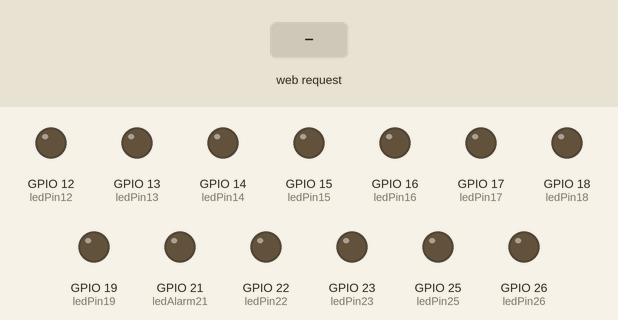
Simulated run of this sketch. Board: ESP32. On the bench: output pins drawn as LEDs (lit = HIGH). The inputs (shaded band) are chosen by the test bench. WiFi joins after 1.5 s; servers stay silent unless stated; what the sketch prints to the serial monitor is not drawn.

Above: at 7.7 s.
7.8 s: HTTP request GET /?LED16=on received
At 9.0 s:
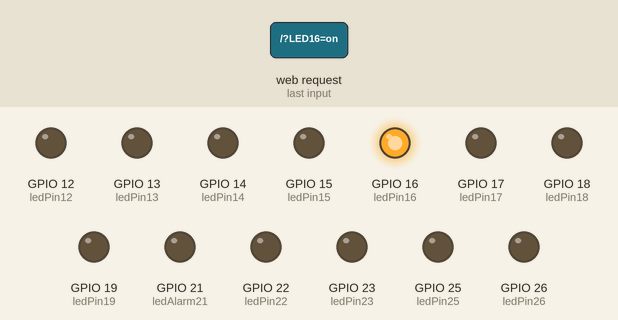
9.3 s: HTTP request GET /?LED17=on received
At 10.3 s:
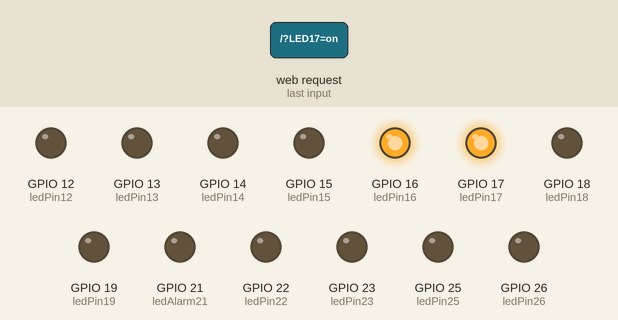
10.8 s: HTTP request GET /?LED16=off received
At 11.4 s:
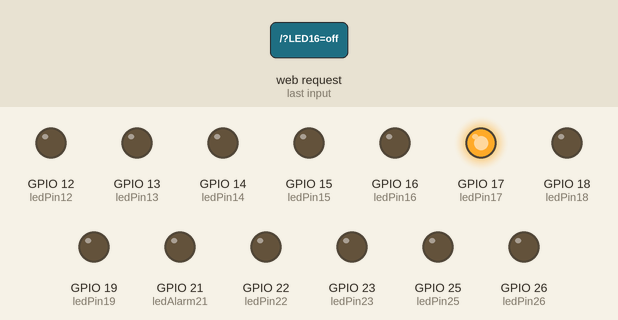
12.3 s: HTTP request GET /?LED18=on received
At 13.5 s:
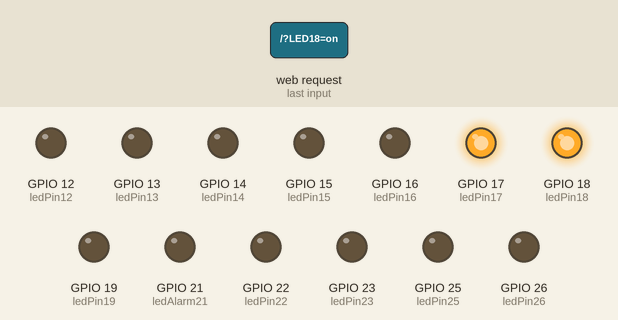
13.8 s: HTTP request GET /?LED17=off received
At 14.9 s:
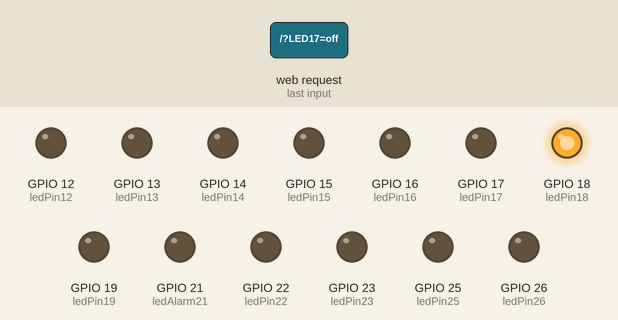
15.3 s: HTTP request GET /?LED18=off received
At 16.0 s:
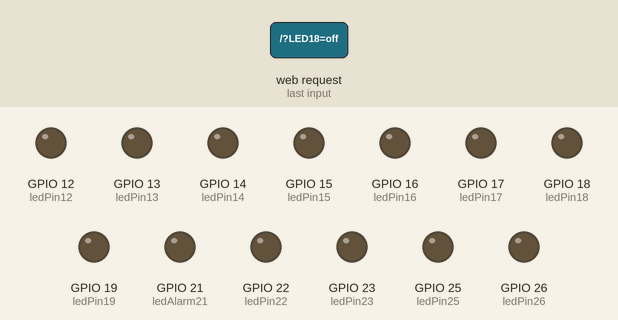
Timing chart, 0 to 17.8 s (numbered marks = the images above; inputs shaded):
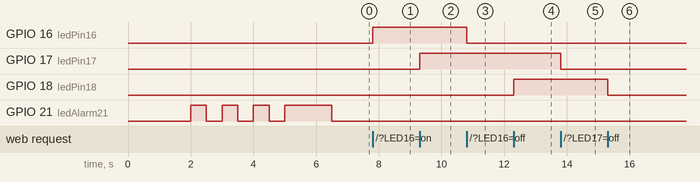

The sketch:

FIX_FINAL.ino
```cpp
#include <WiFi.h>
#include <WebServer.h>

// Network credentials
const char* ssid = "premium";
const char* password = "edupremium";

// Web server running on port 80
WebServer server(80);

// Variables to store the current LED states
String statePin16 = "off";
String statePin17 = "off";
String statePin18 = "off";
String statePin19 = "off";
String statePin12 = "off";
String statePin13 = "off";
String statePin14 = "off";
String statePin15 = "off";
String statePin22 = "off";
String statePin23 = "off";
String statePin25 = "off";
String statePin26 = "off";

// Output variables to GPIO pins
const int ledPin16 = 16;
const int ledPin17 = 17;
const int ledPin18 = 18;
const int ledPin19 = 19;
const int ledPin12 = 12;
const int ledPin13 = 13;
const int ledPin14 = 14;
const int ledPin15 = 15;
const int ledPin22 = 22;
const int ledPin23 = 23;
const int ledPin25 = 25;
const int ledPin26 = 26;
const int ledAlarm21 = 21;

void handleRoot() {
  // Handle the GPIO states for each pin
  if (server.arg("LED16") == "on") {
    statePin16 = "on";
    digitalWrite(ledPin16, HIGH);
  } else if (server.arg("LED16") == "off") {
    statePin16 = "off";
    digitalWrite(ledPin16, LOW);
  }

  if (server.arg("LED17") == "on") {
    statePin17 = "on";
    digitalWrite(ledPin17, HIGH);
  } else if (server.arg("LED17") == "off") {
    statePin17 = "off";
    digitalWrite(ledPin17, LOW);
  }

  if (server.arg("LED18") == "on") {
    statePin18 = "on";
    digitalWrite(ledPin18, HIGH);
  } else if (server.arg("LED18") == "off") {
    statePin18 = "off";
    digitalWrite(ledPin18, LOW);
  }

  if (server.arg("LED19") == "on") {
    statePin19 = "on";
    digitalWrite(ledPin19, HIGH);
  } else if (server.arg("LED19") == "off") {
    statePin19 = "off";
    digitalWrite(ledPin19, LOW);
  }

  if (server.arg("LED12") == "on") {
    statePin12 = "on";
    digitalWrite(ledPin12, HIGH);
  } else if (server.arg("LED12") == "off") {
    statePin12 = "off";
    digitalWrite(ledPin12, LOW);
  }

  if (server.arg("LED13") == "on") {
    statePin13 = "on";
    digitalWrite(ledPin13, HIGH);
  } else if (server.arg("LED13") == "off") {
    statePin13 = "off";
    digitalWrite(ledPin13, LOW);
  }

  if (server.arg("LED14") == "on") {
    statePin14 = "on";
    digitalWrite(ledPin14, HIGH);
  } else if (server.arg("LED14") == "off") {
    statePin14 = "off";
    digitalWrite(ledPin14, LOW);
  }

  if (server.arg("LED15") == "on") {
    statePin15 = "on";
    digitalWrite(ledPin15, HIGH);
  } else if (server.arg("LED15") == "off") {
    statePin15 = "off";
    digitalWrite(ledPin15, LOW);
  }

  if (server.arg("LED22") == "on") {
    statePin22 = "on";
    digitalWrite(ledPin22, HIGH);
  } else if (server.arg("LED22") == "off") {
    statePin22 = "off";
    digitalWrite(ledPin22, LOW);
  }

  if (server.arg("LED23") == "on") {
    statePin23 = "on";
    digitalWrite(ledPin23, HIGH);
  } else if (server.arg("LED23") == "off") {
    statePin23 = "off";
    digitalWrite(ledPin23, LOW);
  }

  if (server.arg("LED25") == "on") {
    statePin25 = "on";
    digitalWrite(ledPin25, HIGH);
  } else if (server.arg("LED25") == "off") {
    statePin25 = "off";
    digitalWrite(ledPin25, LOW);
  }

  if (server.arg("LED26") == "on") {
    statePin26 = "on";
    digitalWrite(ledPin26, HIGH);
  } else if (server.arg("LED26") == "off") {
    statePin26 = "off";
    digitalWrite(ledPin26, LOW);
  }
    if (server.arg("ALL") == "on"){
    statePin16 = "on";
    statePin17 = "on";
    statePin18 = "on";
    statePin19 = "on";
    statePin12 = "on";
    statePin13 = "on";
    statePin14 = "on";
    statePin15 = "on";
    statePin22 = "on";
    statePin23 = "on";
    statePin25 = "on";
    statePin26 = "on";
    digitalWrite(ledPin16, HIGH);
    digitalWrite(ledPin17, HIGH);
    digitalWrite(ledPin18, HIGH);
    digitalWrite(ledPin19, HIGH);
    digitalWrite(ledPin12, HIGH);
    digitalWrite(ledPin13, HIGH);
    digitalWrite(ledPin14, HIGH);
    digitalWrite(ledPin15, HIGH);
    digitalWrite(ledPin22, HIGH);
    digitalWrite(ledPin23, HIGH);
    digitalWrite(ledPin25, HIGH);
    digitalWrite(ledPin26, HIGH);
  } else if (server.arg("ALL") == "off") {
    statePin16 = "off";
    statePin17 = "off";
    statePin18 = "off";
    statePin19 = "off";
    statePin12 = "off";
    statePin13 = "off";
    statePin14 = "off";
    statePin15 = "off";
    statePin22 = "off";
    statePin23 = "off";
    statePin25 = "off";
    statePin26 = "off";
    digitalWrite(ledPin16, LOW);
    digitalWrite(ledPin17, LOW);
    digitalWrite(ledPin18, LOW);
    digitalWrite(ledPin19, LOW);
    digitalWrite(ledPin12, LOW);
    digitalWrite(ledPin13, LOW);
    digitalWrite(ledPin14, LOW);
    digitalWrite(ledPin15, LOW);
    digitalWrite(ledPin22, LOW);
    digitalWrite(ledPin23, LOW);
    digitalWrite(ledPin25, LOW);
    digitalWrite(ledPin26, LOW);

  }

  // Send the HTML response
  String html = "<!DOCTYPE html><html>";
  html += "<head><meta name=\"viewport\" content=\"width=device-width, initial-scale=1\">";
  html += "<link rel=\"icon\" href=\"data:,\">";
  html += "<style>html { font-family: monospace; display: inline-block; margin: 0px auto; text-align: center;}";
  html += ".button { background-color: yellowgreen; border: none; color: white; padding: 16px 40px;";
  html += "text-decoration: none; font-size: 32px; margin: 2px; cursor: pointer;}";
  html += ".button2 {background-color: gray;}";
  html += ".region {display: inline-block; margin: 10px; text-align: center;}";
  html += ".all-buttons {text-align: center; margin-top: 20px;}</style></head>";

  html += "<body><h1>ESP32 Web Server</h1>";
  html += "<p>Control LED State</p>";
  html += "<p>By KELOMPOK 12B</p>";

  // Right region (Pins 16, 17, 18, 19)
  html += "<div class='region'><p>Right Region</p>";
  html += "<p>LED 16 - State: " + statePin16 + "</p>";
  html += "<p><a href=\"/?LED16=on\"><button class=\"button\">ON</button></a>";
  html += "<a href=\"/?LED16=off\"><button class=\"button button2\">OFF</button></a></p>";

  html += "<p>LED 17 - State: " + statePin17 + "</p>";
  html += "<p><a href=\"/?LED17=on\"><button class=\"button\">ON</button></a>";
  html += "<a href=\"/?LED17=off\"><button class=\"button button2\">OFF</button></a></p>";

  html += "<p>LED 18 - State: " + statePin18 + "</p>";
  html += "<p><a href=\"/?LED18=on\"><button class=\"button\">ON</button></a>";
  html += "<a href=\"/?LED18=off\"><button class=\"button button2\">OFF</button></a></p>";

  html += "<p>LED 19 - State: " + statePin19 + "</p>";
  html += "<p><a href=\"/?LED19=on\"><button class=\"button\">ON</button></a>";
  html += "<a href=\"/?LED19=off\"><button class=\"button button2\">OFF</button></a></p></div>";

  // Up region (Pins 12, 13, 14, 15)
  html += "<div class='region'><p>Up Region</p>";
  html += "<p>LED 12 - State: " + statePin12 + "</p>";
  html += "<p><a href=\"/?LED12=on\"><button class=\"button\">ON</button></a>";
  html += "<a href=\"/?LED12=off\"><button class=\"button button2\">OFF</button></a></p>";

  html += "<p>LED 13 - State: " + statePin13 + "</p>";
  html += "<p><a href=\"/?LED13=on\"><button class=\"button\">ON</button></a>";
  html += "<a href=\"/?LED13=off\"><button class=\"button button2\">OFF</button></a></p>";

  html += "<p>LED 14 - State: " + statePin14 + "</p>";
  html += "<p><a href=\"/?LED14=on\"><button class=\"button\">ON</button></a>";
  html += "<a href=\"/?LED14=off\"><button class=\"button button2\">OFF</button></a></p>";

  html += "<p>LED 15 - State: " + statePin15 + "</p>";
  html += "<p><a href=\"/?LED15=on\"><button class=\"button\">ON</button></a>";
  html += "<a href=\"/?LED15=off\"><button class=\"button button2\">OFF</button></a></p></div>";

  // Left region (Pins 22, 23, 25, 26)
  html += "<div class='region'><p>Left Region</p>";
  html += "<p>LED 22 - State: " + statePin22 + "</p>";
  html += "<p><a href=\"/?LED22=on\"><button class=\"button\">ON</button></a>";
  html += "<a href=\"/?LED22=off\"><button class=\"button button2\">OFF</button></a></p>";

  html += "<p>LED 23 - State: " + statePin23 + "</p>";
  html += "<p><a href=\"/?LED23=on\"><button class=\"button\">ON</button></a>";
  html += "<a href=\"/?LED23=off\"><button class=\"button button2\">OFF</button></a></p>";

  html += "<p>LED 25 - State: " + statePin25 + "</p>";
  html += "<p><a href=\"/?LED25=on\"><button class=\"button\">ON</button></a>";
  html += "<a href=\"/?LED25=off\"><button class=\"button button2\">OFF</button></a></p>";

  html += "<p>LED 26 - State: " + statePin26 + "</p>";
  html += "<p><a href=\"/?LED26=on\"><button class=\"button\">ON</button></a>";
  html += "<a href=\"/?LED26=off\"><button class=\"button button2\">OFF</button></a></p></div>";

  // 'ALL ON' and 'ALL OFF' buttons
  html += "<div class='all-buttons'><p>Control All LEDs</p>";
  html += "<p><a href=\"/?ALL=on\"><button class=\"button\">ALL ON</button></a>";
  html += "<a href=\"/?ALL=off\"><button class=\"button button2\">ALL OFF</button></a></p></div>";

  html += "</body></html>";

  server.send(200, "text/html", html);
}

void setup() {
  Serial.begin(115200);

  // Initialize GPIOs as outputs
  pinMode(ledPin16, OUTPUT);
  pinMode(ledPin17, OUTPUT);
  pinMode(ledPin18, OUTPUT);
  pinMode(ledPin19, OUTPUT);
  pinMode(ledPin12, OUTPUT);
  pinMode(ledPin13, OUTPUT);
  pinMode(ledPin14, OUTPUT);
  pinMode(ledPin15, OUTPUT);
  pinMode(ledPin22, OUTPUT);
  pinMode(ledPin23, OUTPUT);
  pinMode(ledPin25, OUTPUT);
  pinMode(ledPin26, OUTPUT);
  pinMode(ledAlarm21, OUTPUT);

  // Set all initial LED states to off
  digitalWrite(ledPin16, LOW);
  digitalWrite(ledPin17, LOW);
  digitalWrite(ledPin18, LOW);
  digitalWrite(ledPin19, LOW);
  digitalWrite(ledPin12, LOW);
  digitalWrite(ledPin13, LOW);
  digitalWrite(ledPin14, LOW);
  digitalWrite(ledPin15, LOW);
  digitalWrite(ledPin22, LOW);
  digitalWrite(ledPin23, LOW);
  digitalWrite(ledPin25, LOW);
  digitalWrite(ledPin26, LOW);
  digitalWrite(ledAlarm21, LOW);

  // Connect to Wi-Fi
  WiFi.begin(ssid, password);
  while (WiFi.status() != WL_CONNECTED) {
    delay(1000);
    Serial.println("Connecting to WiFi...");
  }
  Serial.println("Connected to WiFi");
  Serial.println("IP address: ");
  Serial.println(WiFi.localIP());

  digitalWrite(ledAlarm21, HIGH);
  delay(500);
  digitalWrite(ledAlarm21, LOW);
  delay(500);
  digitalWrite(ledAlarm21, HIGH);
  delay(500);
  digitalWrite(ledAlarm21, LOW);
  delay(500);
  digitalWrite(ledAlarm21, HIGH);
  delay(500);
  digitalWrite(ledAlarm21, LOW);
  delay(500);
  digitalWrite(ledAlarm21, HIGH);
  delay(1500);
  digitalWrite(ledAlarm21, LOW);

  // Start the server
  server.on("/", handleRoot);
  server.begin();
  Serial.println("HTTP server started");
}

void loop() {
  server.handleClient();

  if (WiFi.status() != WL_CONNECTED) {
    digitalWrite(ledAlarm21, HIGH);
    delay(250);
    digitalWrite(ledAlarm21, LOW);
    delay(250);
  }
  if (WiFi.status() == WL_CONNECTED) {
    digitalWrite(ledAlarm21, LOW);
  }
}
```

Measured:
- after the input at 7.8 s, GPIO 16 (ledPin16): LOW → HIGH at once
- after the input at 9.3 s, GPIO 17 (ledPin17): LOW → HIGH at once
- after the input at 10.8 s, GPIO 16 (ledPin16): HIGH → LOW at once
- after the input at 12.3 s, GPIO 18 (ledPin18): LOW → HIGH at once
- after the input at 13.8 s, GPIO 17 (ledPin17): HIGH → LOW at once
- after the input at 15.3 s, GPIO 18 (ledPin18): HIGH → LOW at once
